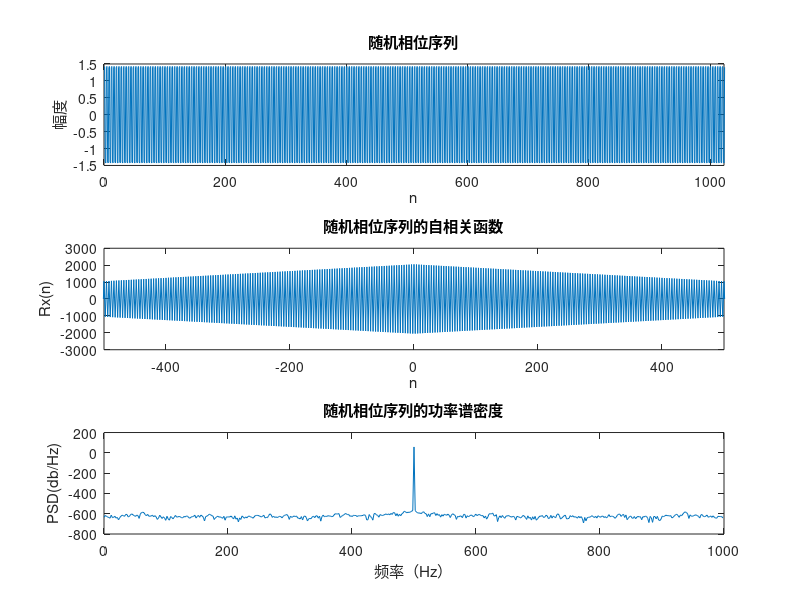

Reproduce this figure in MATLAB.
% 设置序列长度和采样率
A = 2;
w = 1000*pi;
N = 1024; % 序列长度
fs = 2000; % 采样率
t = (0:N-1)/fs; % 时间序列

% 生成随机相位
n = 2*pi*rand(1);

% 生成余弦信号序列
x = w*t + n;

% 生成叠加噪声的余弦信号序列
x = A * cos(x);

% 画出随机相位序列的图像
figure;
subplot(3,1,1)
plot(x)
xlim([0 N-1])
xlabel('n')
ylabel('幅度')
title('随机相位序列')

% 计算并画出随机相位序列的自相关函数
Rxx = xcorr(x); % 计算自相关函数
subplot(3,1,2)
plot(-N+1:N-1,Rxx)
xlim([-500 500])
xlabel('n')
ylabel('Rx(n)')
title('随机相位序列的自相关函数')

% 计算并画出随机相位序列的功率谱密度
pxx = periodogram(x); % 使用periodogram函数计算功率谱密度
f = (0:N/2-1)*fs/N;
subplot(3,1,3)
plot(f, 10*log(pxx(1:N/2)))
xlabel('频率（Hz）')
ylabel('PSD(db/Hz)')
title('随机相位序列的功率谱密度')
